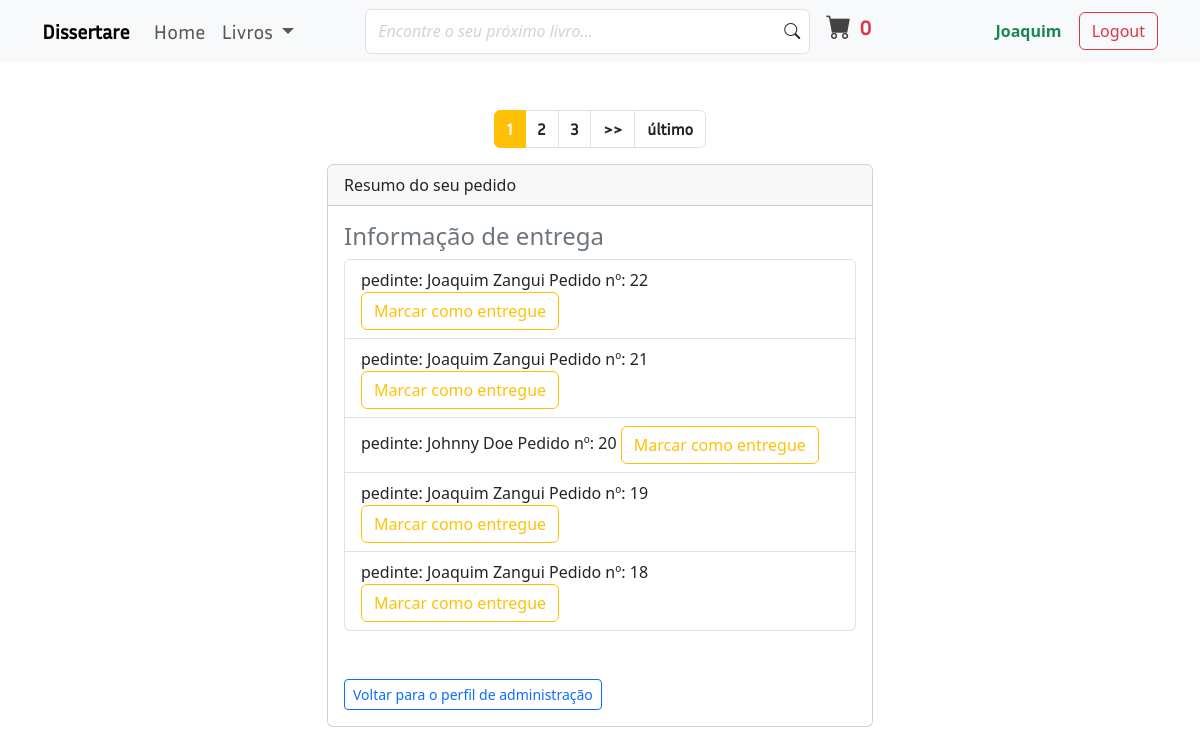
Before: /payment/not_shipped_dash/ (signed in) with the older database file.
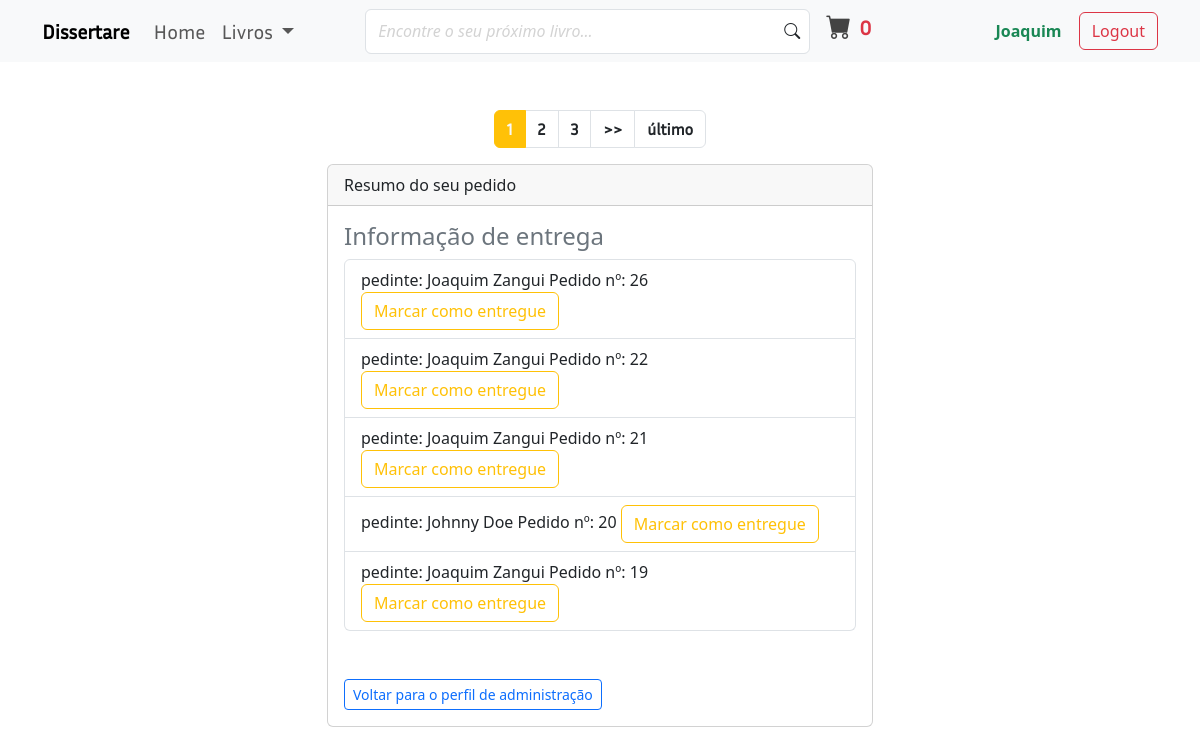
After: the same page with the newer database file.
### payment/models.py (models this page shows, shortened)
class Order(models.Model):
    user = models.ForeignKey(User, on_delete=models.CASCADE, null=True, blank=True)
    full_name = models.CharField(max_length=250)
    email = models.EmailField(max_length=250)
    shipping_address = models.TextField(max_length=15000)
    amount_paid = models.DecimalField(max_digits=7, decimal_places=2)
    date_ordered = models.DateTimeField(default=timezone.now)
    shipped = models.BooleanField(default=False)
    date_shipped = models.DateTimeField(blank=True, null=True)

### payment/views.py (the view)
# urls.py: path('not_shipped_dash/', views.not_shipped_dash, name='not-shipped-dash'),
@login_required
def not_shipped_dash(request):
    if request.user.is_superuser:
        orders = Order.objects.filter(shipped=False).order_by('-date_ordered')
        pagtr = Paginator(orders, 5)
        page_number = request.GET.get('page')
        page_obj = pagtr.get_page(page_number)
        return render(request, 'payment/not_shipped_dash.html', {'page_obj': page_obj})
    else:
        messages.warning(request, "Access Denied")
        return redirect('books')

### books/context_processors.py (called while the page is built)
def announcement(request):
    announcement_obj = Announcement_context(request)
    announcements = announcement_obj.announcement.order_by('-date_posted')[:3]
    return {'announcements': announcements}

### cart/cart.py (called while the page is built)
    def __len__(self):
        return len(self.cart)

### cart/context_processors.py (called while the page is built)
def cart(request):
    return {'cart': Cart(request)}

### payment/templates/payment/not_shipped_dash.html (shortened to what this page needs)
{% extends 'books/base.html' %}
{% block main_content %}
    <div class="py-5 container">
        <nav aria-label="Page navigation example">
            <ul class="pagination pagination-md justify-content-center">
                {% for num in page_obj.paginator.page_range %}
                    {% if page_obj.number == num %}
                        <li class="page-item active" aria-current="page"><a class="page-link text-light fw-bold bg-warning border-warning" href="?page={{num}}">{{num}}</a></li>
                    {% elif num > page_obj.number|add:'-3' and num < page_obj.number|add:'3' %}
                        <li class="page-item"><a class="page-link text-dark fw-bold" href="?page={{num}}">{{num}}</a></li>
                    {% endif %}
                {% endfor %}
                {% if page_obj.has_next %}
                    <li class="page-item">
                        <a class="page-link text-dark fw-bold" href="?page={{page_obj.next_page_number}}" aria-label="Next">
                            <span aria-hidden="true">>></span>
                        </a>
                    </li>
                    <li class="page-item">
                        <a class="page-link text-dark fw-bold" href="?page={{page_obj.paginator.num_pages}}" aria-label="Next">
                            <span aria-hidden="true">último</span>
                        </a>
                    </li>
                {% endif %}
            </ul>
        </nav>
        <div class="row">
            <div class="col-md-6 offset-md-3">
                <div class="card">
                    <div class="card-header">
                      Resumo do seu pedido
                    </div>
                    <div class="card-body">
                        <h4 class="text-secondary">Informação de entrega</h4>
                        <ul class="list-group">
                            {% for order in page_obj %}
                                <li class="list-group-item">
                                    pedinte: {{order.full_name}} Pedido nº: {{order.id}} <a href="{% url 'not-shipped-to-shipped' order.id %}" class="btn btn-outline-warning">Marcar como entregue</a>
                                </li>
                            {% endfor %}
                        </ul>
                        <br><br>
                        <a href="{% url 'staff-profile' %}" class="btn btn-sm btn-outline-primary">Voltar para o perfil de administração</a>
                    </div>
                </div>
            </div>
        </div>
    </div>
{% endblock %}

Changed rows visible on the page:
no longer on this page (row unchanged): Order: full_name "Joaquim Zangui", id "18"
added Order: full_name "Joaquim Zangui", id "26"
